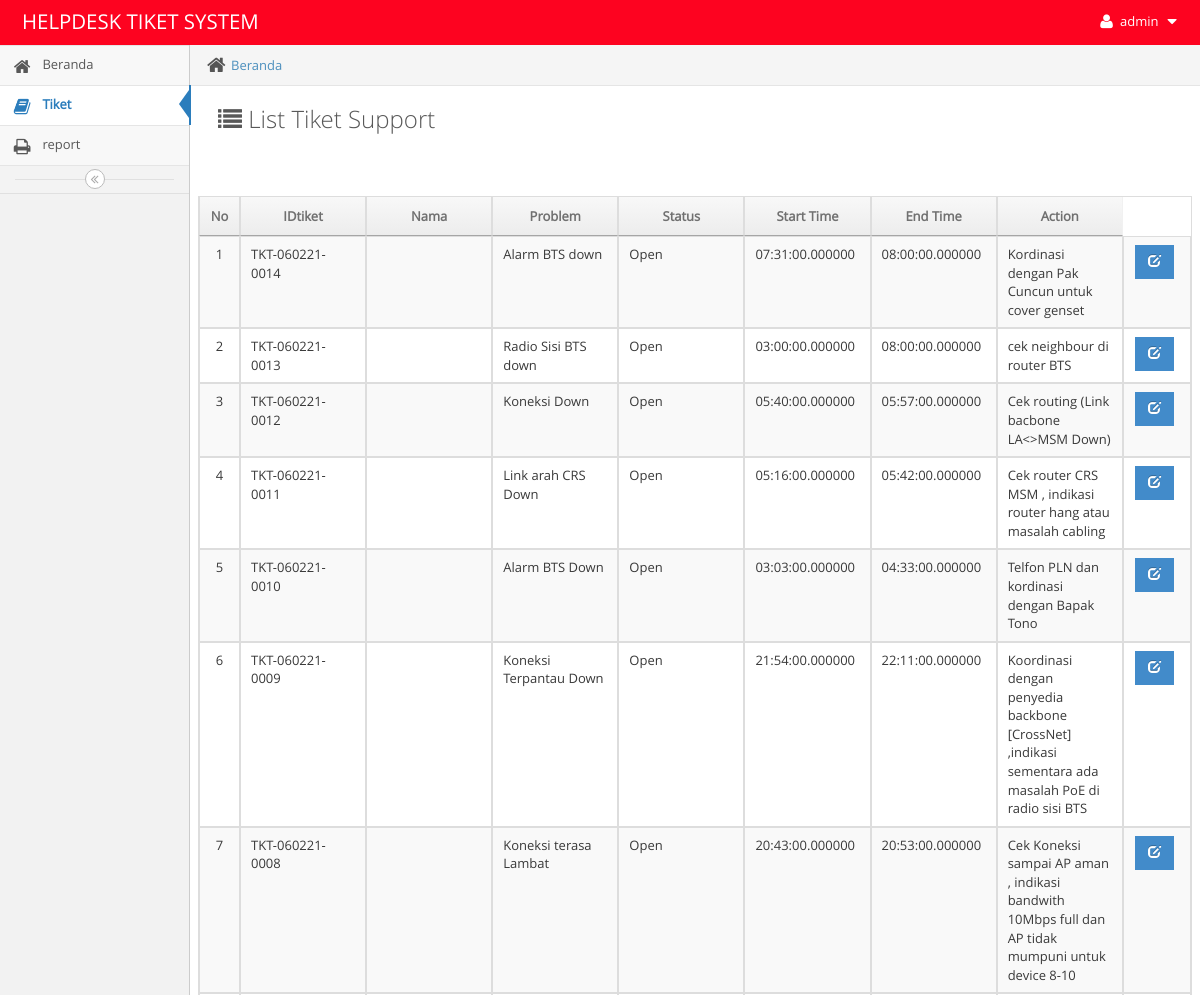
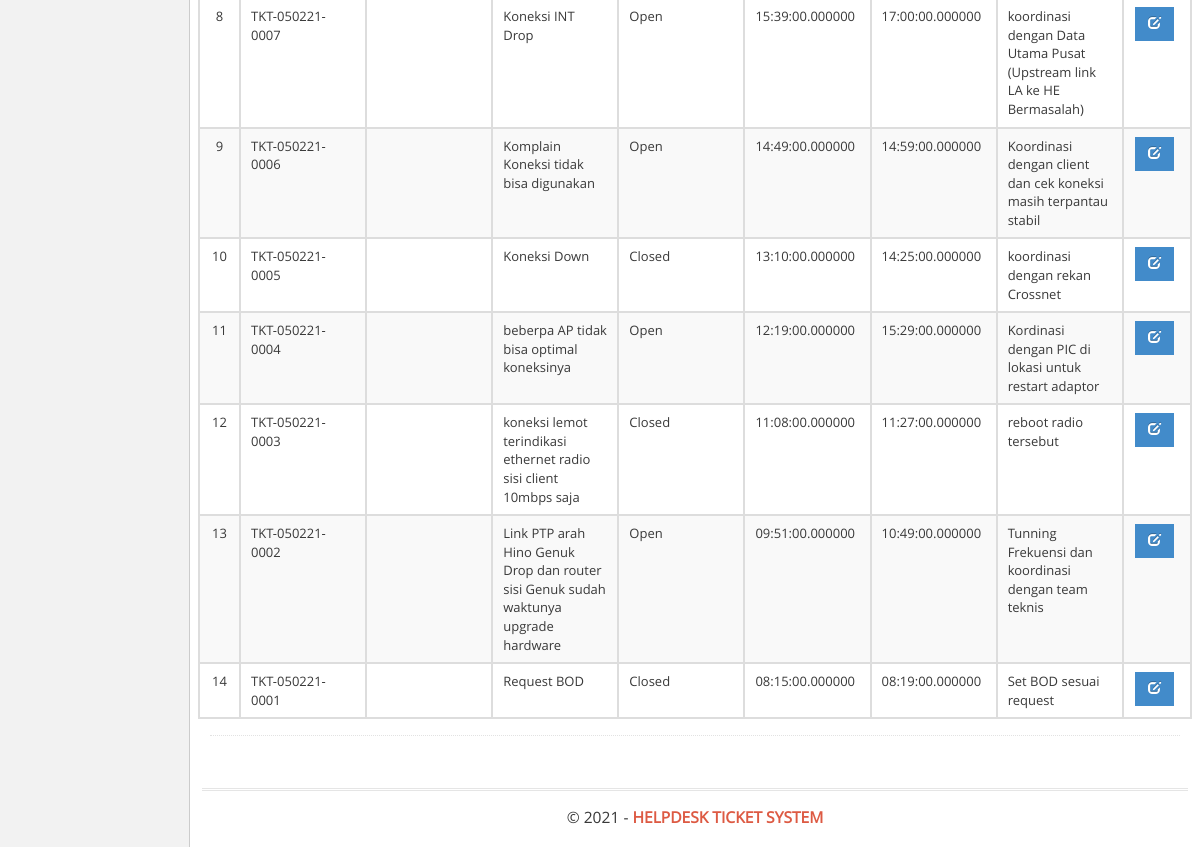
Page /hdesk/main.php?module=tiket (signed in) on the committed database (2 pictures, top to bottom).
### tables this page shows
CREATE TABLE `tiket` (
  `idtiket` varchar(200) NOT NULL,
  `departemen` varchar(100) DEFAULT 'HELPDESK',
  `nama` varchar(100) NOT NULL,
  `email` varchar(100) NOT NULL,
  `client` varchar(100) NOT NULL,
  `problem` varchar(100) NOT NULL,
  `status` enum('Open','Closed') NOT NULL DEFAULT 'Open',
  `action` varchar(100) NOT NULL,
  `hasil` varchar(200) NOT NULL,
  `date` date NOT NULL,
  `createdate` timestamp NOT NULL DEFAULT CURRENT_TIMESTAMP,
  `starttime` time(6) NOT NULL,
  `endtime` time(6) NOT NULL,
  `id_user` int(10) NOT NULL,
  `updatedate` timestamp NOT NULL DEFAULT CURRENT_TIMESTAMP,
  `updateuser` int(10) NOT NULL,
  `attachment` blob,
  `priority` varchar(100) NOT NULL,
  `solveby` int(10) DEFAULT NULL
);

### hdesk/modules/tiket/view.php (the view, shortened to what this page needs)
<div class="breadcrumbs breadcrumbs-fixed" id="breadcrumbs">
    <ul class="breadcrumb">
        <li>
            <i class="ace-icon fa fa-home home-icon"></i>
            <a href="?module=beranda">Beranda</a>
        </li>
    </ul>
</div>
<div class="page-content">
    <div class="page-header">
        <h1 style="color:#585858">
            <i class="ace-icon fa fa-list"></i> List Tiket Support
        </h1>
        <br>
        <br>
<br>
    <div class="row">
        <div class="col-xs-12">
            <div class="row">
                <div class="col-xs-12">
                    <div>
                        <div class="row">
                                <table id="dynamic-table" class="table table-striped table-bordered table-hover">
                            <thead>
                                <tr>
                                    <th class='center'>No</th>
                                    <th class='center'>IDtiket</th>
                                    <th class='center'>Nama</th>
                                    <th class="center" >Problem</th>
                                    <th class="center" >Status</th>
                                    <th class='center'>Start Time</th>
									<th class='center'>End Time</th>
									<th class='center'>Action</th>
                                </tr>
                            </thead>
                            <?php
                            $no = 1;
                            $query = mysqli_query($mysqli, "SELECT  *
FROM
  tiket
GROUP BY idtiket DESC")
                                                or die('Ada kesalahan pada query tampil Data: '.mysqli_error($mysqli));
                            while ($data = mysqli_fetch_assoc($query)) {
                            ?>
                          <td width="10" class="center"><?php echo $no; ?></td>
                          <td width="100"><?php echo $data['idtiket']; ?></td>
                          <td width="100"><?php echo $data['nama']; ?></td>
                          <td width="100"><?php echo $data['problem']; ?></td>
                          <td width="100"><?php echo $data['status']; ?></td>
                          <td width="100"><?php echo $data['starttime']; ?></td>
                          <td width="100"><?php echo $data['endtime']; ?></td>
						  <td width="100"><?php echo $data['action']; ?></td>
						  <td class='center' width='30'>
                        <div>
						<a data-toggle='tooltip' data-placement='top' title='Ubah' style='margin-right:5px' class='btn btn-primary btn-sm' href="?module=form_tiket&form=edit&id=<?php echo $data['idtiket']; ?>">
						<i style='color:#fff' class='glyphicon glyphicon-edit'></i>
                        </a>
						</div>
                        </td>
                        </div>
                        </div>
                        <?php $no++;} ?>

### rows in the picture
tiket: idtiket "TKT-060221-0014", problem "Alarm BTS down", status "Open", starttime "07:31:00.000000", endtime "08:00:00.000000", action "Kordinasi dengan Pak Cuncun untuk cover genset"
tiket: idtiket "TKT-060221-0013", problem "Radio Sisi BTS down", status "Open", starttime "03:00:00.000000", endtime "08:00:00.000000", action "cek neighbour di router BTS"
tiket: idtiket "TKT-060221-0012", problem "Koneksi Down", status "Open", starttime "05:40:00.000000", endtime "05:57:00.000000", action "Cek routing (Link bacbone LA<>MSM Down)"
tiket: idtiket "TKT-060221-0011", problem "Link arah CRS Down", status "Open", starttime "05:16:00.000000", endtime "05:42:00.000000", action "Cek router CRS MSM , indikasi router hang atau masalah cabling"
tiket: idtiket "TKT-060221-0010", problem "Alarm BTS Down", status "Open", starttime "03:03:00.000000", endtime "04:33:00.000000", action "Telfon PLN dan kordinasi dengan Bapak Tono"
tiket: idtiket "TKT-060221-0009", problem "Koneksi Terpantau Down", status "Open", starttime "21:54:00.000000", endtime "22:11:00.000000", action "Koordinasi dengan penyedia backbone [CrossNet] ,indikasi sementara ada masalah PoE di radio sisi BTS"
tiket: idtiket "TKT-060221-0008", problem "Koneksi terasa Lambat", status "Open", starttime "20:43:00.000000", endtime "20:53:00.000000", action "Cek Koneksi sampai AP aman , indikasi bandwith 10Mbps full dan AP tidak mumpuni untuk device 8-10"
tiket: idtiket "TKT-050221-0007", problem "Koneksi INT Drop", status "Open", starttime "15:39:00.000000", endtime "17:00:00.000000", action "koordinasi dengan Data Utama Pusat (Upstream link LA ke HE Bermasalah)"
tiket: idtiket "TKT-050221-0006", problem "Komplain Koneksi tidak bisa digunakan", status "Open", starttime "14:49:00.000000", endtime "14:59:00.000000", action "Koordinasi dengan client dan cek koneksi masih terpantau stabil"
tiket: idtiket "TKT-050221-0005", problem "Koneksi Down", status "Closed", starttime "13:10:00.000000", endtime "14:25:00.000000", action "koordinasi dengan rekan Crossnet"
tiket: idtiket "TKT-050221-0004", problem "beberpa AP tidak bisa optimal koneksinya", status "Open", starttime "12:19:00.000000", endtime "15:29:00.000000", action "Kordinasi dengan PIC di lokasi untuk restart adaptor"
tiket: idtiket "TKT-050221-0003", problem "koneksi lemot terindikasi ethernet radio sisi client 10mbps saja", status "Closed", starttime "11:08:00.000000", endtime "11:27:00.000000", action "reboot radio tersebut"
tiket: idtiket "TKT-050221-0002", problem "Link PTP arah Hino Genuk Drop dan router sisi Genuk sudah waktunya upgrade hardware", status "Open", starttime "09:51:00.000000", endtime "10:49:00.000000", action "Tunning Frekuensi dan koordinasi dengan team teknis"
tiket: idtiket "TKT-050221-0001", problem "Request BOD", status "Closed", starttime "08:15:00.000000", endtime "08:19:00.000000", action "Set BOD sesuai request"

### other values in the picture
$_SESSION['username'] "admin"
